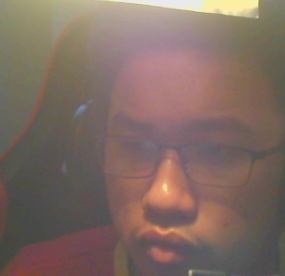
#> input picture data/04:03:2021-02:57:44:256709-N-.jpg, 285 x 276 px
$ python -i FrontOrganDetect.py   (imports and definitions only)
#> lines starting #> are read from the running program, lines starting #| are printed output that depends on the picture
import cv2

class FrontOrganDetect():

    # Loading classifiers
    faceCascade = cv2.CascadeClassifier('xml/haarcascade_frontalface_default.xml')
    eyesCascade = cv2.CascadeClassifier('xml/haarcascade_eye.xml')
    noseCascade = cv2.CascadeClassifier('xml/haarcascade_mcs_nose.xml')
    mouthCascade = cv2.CascadeClassifier('xml/haarcascade_mcs_mouth.xml')

    def __init__(self):
        pass

    def draw_boundary(self, img, classifier, scaleFactor, minNeighbors, color, text,frontOrganCheck):
        # Converting image to gray-scale
        ds_factor = 0.5
        # img = cv2.resize(img, None, fx=ds_factor, fy=ds_factor, interpolation=cv2.INTER_AREA)
        gray_img = cv2.cvtColor(img, cv2.COLOR_BGR2GRAY)
        gray_img = cv2.bilateralFilter(gray_img,5,1,1)
        # detecting features in gray-scale image, returns coordinates, width and height of features
        if text == 'Eyes':
            features = classifier.detectMultiScale(gray_img, scaleFactor, minNeighbors,minSize=(50,50))
        else:
            features = classifier.detectMultiScale(gray_img, scaleFactor, minNeighbors)
        # [7 lines of commented-out code are left out]
        if len(features) <= 0 :
            features = None

        frontOrganCheck[text] = features
        return frontOrganCheck

    # Method to detect the features
    def detect(self, img, option = 'all'):
        color = {"blue":(255,0,0), "red":(0,0,255), "green":(0,255,0), "white":(255,255,255)}
        frontOrganCheck = {'Eyes': None, 'Nose': None, 'Mouth': None}
        # if option == 'eye':
        #     frontOrganCheck = self.draw_boundary(img, self.eyesCascade, 1.3, 5, color['red'], "Eyes", frontOrganCheck)
        # else:
        frontOrganCheck = self.draw_boundary(img, self.eyesCascade, 1.1, 5, color['red'], "Eyes", frontOrganCheck)
        frontOrganCheck = self.draw_boundary(img, self.noseCascade, 1.3, 5, color['green'], "Nose", frontOrganCheck)
        frontOrganCheck = self.draw_boundary(img, self.mouthCascade, 1.5, 5, color['white'], "Mouth", frontOrganCheck)
            # print(f'+++++{frontOrganCheck}')
        return frontOrganCheck

'''

'''

>>> import cv2
>>> picture = cv2.imread('data/04:03:2021-02:57:44:256709-N-.jpg')
#> picture is the input picture: shape (276, 285, 3); mean B, G, R 99.2, 107.6, 127.3
>>> result = FrontOrganDetect().detect(picture)
#> in draw_boundary, `gray_img = cv2.cvtColor(img, cv2.COLOR_BGR2GRAY)`:
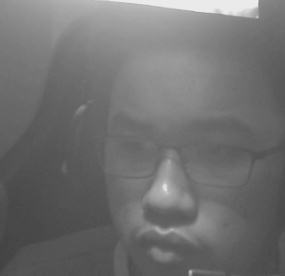
#> gray_img: shape (276, 285); min 67, max 237, mean 112.5
#> in draw_boundary, `features = classifier.detectMultiScale(gray_img, scaleFactor, minNeigh..`: features = ()
#> in detect, `frontOrganCheck = self.draw_boundary(img, self.eyesCascade, 1.1, 5, co..`: frontOrganCheck = 3 items
#> result = 3 items
